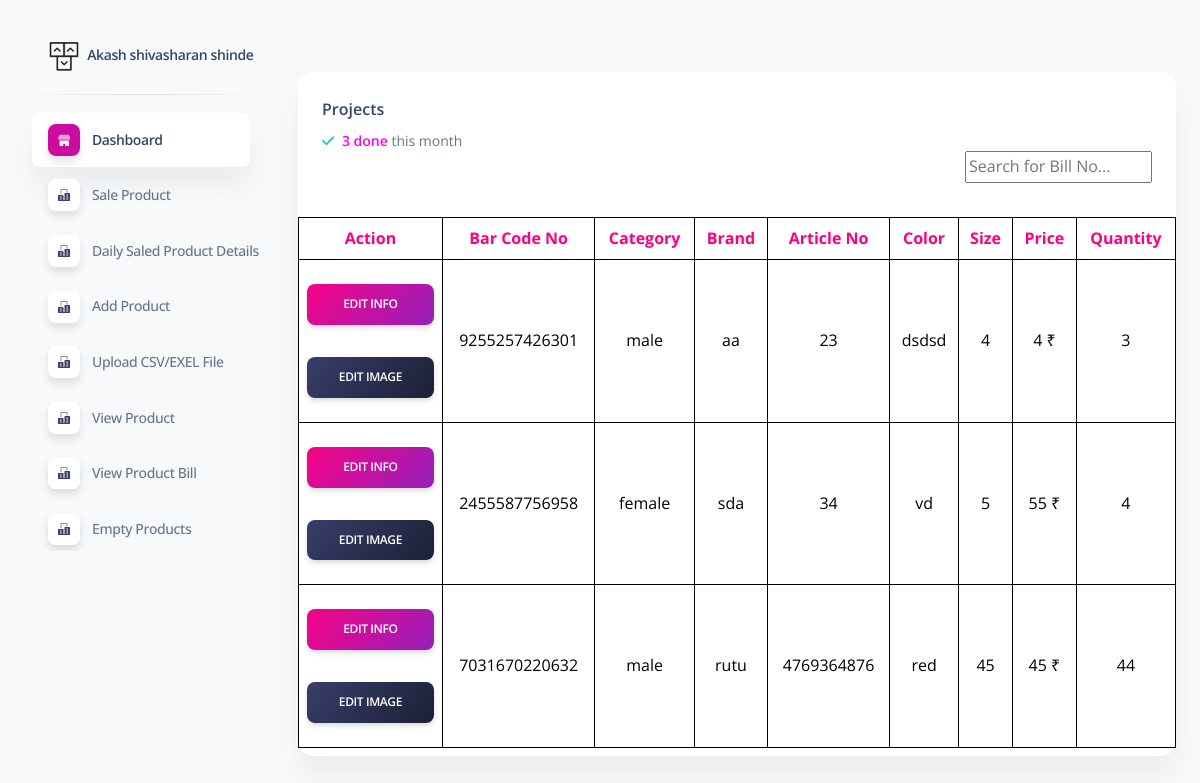
Page /admin-dashboard/pages/update_product_all.php (signed in) on the committed database.
### tables this page shows
CREATE TABLE `main_shoes` (
  `id` int(11) NOT NULL,
  `product_id` varchar(200) NOT NULL,
  `bar_code_no` varchar(13) DEFAULT NULL,
  `product_seller_email_id` varchar(200) DEFAULT NULL,
  `side` varchar(500) DEFAULT NULL,
  `up` varchar(500) DEFAULT NULL,
  `bottom` varchar(500) DEFAULT NULL,
  `back` varchar(500) DEFAULT NULL,
  `category` varchar(200) NOT NULL,
  `male_category` varchar(255) DEFAULT NULL,
  `female_category` varchar(255) DEFAULT NULL,
  `child_male_category` varchar(255) DEFAULT NULL,
  `child_female_category` varchar(255) DEFAULT NULL,
  `other_category` varchar(255) DEFAULT NULL,
  `artical_no` varchar(255) NOT NULL,
  `brand_name` varchar(500) NOT NULL,
  `product_color` varchar(500) NOT NULL,
  `quantity` varchar(500) NOT NULL,
  `product_size` varchar(255) NOT NULL,
  `original_price` int(200) NOT NULL,
  `sell_price` int(200) NOT NULL,
  `created_at` timestamp NOT NULL DEFAULT current_timestamp(),
  `updated_at` timestamp NULL DEFAULT NULL ON UPDATE current_timestamp()
);

### admin-dashboard/pages/update_product_all.php (the view, shortened to what this page needs)
<?php
require '../../conf/db.php';
$email_id = $_SESSION['admin'];
$admin_query = "SELECT full_name, email_id FROM admin WHERE email_id = ?";
$stmt = $conn->prepare($admin_query);
$stmt->bindParam(1, $email_id, PDO::PARAM_INT);
$stmt->execute();
$admin_details = $stmt->fetch(PDO::FETCH_OBJ);
if ($admin_details) {
  $full_name = $admin_details->full_name;
} else {
  echo "Admin details not found.";
  exit();
}
try {
  $stmt = $conn->prepare("SELECT * FROM main_shoes");
  $stmt->execute();
  $shoes = $stmt->fetchAll(PDO::FETCH_ASSOC);
  $totalDoneThisMonth = count($shoes);
} catch (PDOException $e) {
  echo "Query failed: " . $e->getMessage();
}
?>
<!DOCTYPE html>
<html lang="en">
<head>
  <link href="../assets/css/nucleo-icons.css" rel="stylesheet" />
  <link href="../assets/css/nucleo-svg.css" rel="stylesheet" />
  <link href="../assets/css/nucleo-svg.css" rel="stylesheet" />
  <link id="pagestyle" href="../assets/css/soft-ui-dashboard.css?v=1.0.7" rel="stylesheet" />
</head>
<body class="g-sidenav-show  bg-gray-100">
  <?php include '../config/sidebar.php'; ?>
  <main class="main-content position-relative max-height-vh-100 h-100 border-radius-lg ">
    <?php include '../config/nav.php'; ?>
    <div class="container-fluid py-4">
      <div class="row my-4">
        <div class="col-lg-12 col-md-6 mb-md-0 mb-4">
          <div class="card">
            <div class="card-header pb-0">
              <div class="row">
                <div class="col-lg-6 col-7">
                  <h6>Projects</h6>
                  <p class="text-sm mb-0">
                    <i class="fa fa-check text-info" aria-hidden="true"></i>
                    <span class="font-weight-bold ms-1" style="color:#ff00f7"><?php echo $totalDoneThisMonth; ?> done</span> this month
                  </p>
                </div>
                <div style="text-align: right; margin-bottom: 10px;">
                  <input style="color: #FF0080;" type="text" id="searchInput" onkeyup="searchTable()" placeholder="Search for Bill No...">
                </div>
              </div>
            </div>
            <div class="card-body px-0 pb-2">
              <div class="table-responsive">
                <table class="table-bordered" id="recordTable">
                  <thead style="color: #FF0080;">
                    <tr>
                      <th>Action</th>
                      <th>Bar Code No</th>
                      <th>Category</th>
                      <th>Brand</th>
                      <th>Article No</th>
                      <th>Color</th>
                      <th>Size</th>
                      <th>Price</th>
                      <th>Quantity</th>
                    </tr>
                  </thead>
                  <tbody style="color: black;">
                    <?php foreach ($shoes as $shoe): ?>
                      <tr>
                        <td>
                          <a class="btn bg-gradient-primary mt-3 w-100" href="../../address/update_product.php?bar_code_no=<?php echo htmlspecialchars($shoe['bar_code_no']); ?>">
                            <span class="text-xs font-weight-bold">Edit Info</span>
                          </a>
                          <br>
                          <a class="btn bg-gradient-dark mt-3 w-100" href="../../address/update_product_image.php?bar_code_no=<?php echo htmlspecialchars($shoe['bar_code_no']); ?>">
                            <span class="text-xs font-weight-bold">Edit Image</span>
                          </a>
                        </td>
                        <td><?php echo htmlspecialchars($shoe['bar_code_no']); ?></td>
                        <td><?php echo htmlspecialchars($shoe['category']); ?></td>
                        <td><?php echo htmlspecialchars($shoe['brand_name']); ?></td>
                        <td><?php echo htmlspecialchars($shoe['artical_no']); ?></td>
                        <td><?php echo htmlspecialchars($shoe['product_color']); ?></td>
                        <td><?php echo htmlspecialchars($shoe['product_size']); ?></td>
                        <td><?php echo htmlspecialchars($shoe['original_price']); ?> ₹</td>
                        <td><?php echo htmlspecialchars($shoe['quantity']); ?></td>
                      </tr>
                    <?php endforeach; ?>
                  </tbody>
                </table>
              </div>
            </div>
          </div>
        </div>
      </div>
    </div>
  </main>
</body>
</html>

### admin-dashboard/config/sidebar.php (shortened to what this page needs)
<aside class="sidenav navbar navbar-vertical navbar-expand-xs border-0 border-radius-xl my-3 fixed-start ms-3 " id="sidenav-main">
  <div class="sidenav-header">
    <a class="navbar-brand m-0" target="_blank">
      <img src="../assets/img/logo-ct-dark.png" class="navbar-brand-img h-100" alt="main_logo">
      <span class="ms-1 font-weight-bold"><?php echo $full_name; ?></span>
    </a>
  </div>
  <hr class="horizontal dark mt-0">
  <div class="collapse navbar-collapse  w-auto " id="sidenav-collapse-main">
    <ul class="navbar-nav">
      <li class="nav-item">
        <a class="nav-link  active" href="../pages/dashboard.php">
          <div class="icon icon-shape icon-sm shadow border-radius-md bg-white text-center me-2 d-flex align-items-center justify-content-center">
          </div>
          <span class="nav-link-text ms-1">Dashboard</span>
        </a>
      </li>
      <li class="nav-item">
        <a class="nav-link  " href="../../admin-dashboard/pages/manage_daily.php">
          <div class="icon icon-shape icon-sm shadow border-radius-md bg-white text-center me-2 d-flex align-items-center justify-content-center">
          </div>
          <span class="nav-link-text ms-1">Sale Product</span>
        </a>
      </li>
      <li class="nav-item">
        <a class="nav-link  " href="../../admin-dashboard/pages/display_daily_report.php">
          <div class="icon icon-shape icon-sm shadow border-radius-md bg-white text-center me-2 d-flex align-items-center justify-content-center">
          </div>
          <span class="nav-link-text ms-1">Daily Saled Product Details</span>
        </a>
      </li>
      <li class="nav-item">
        <a class="nav-link  " href="../../address/add_product.php">
          <div class="icon icon-shape icon-sm shadow border-radius-md bg-white text-center me-2 d-flex align-items-center justify-content-center">
          </div>
          <span class="nav-link-text ms-1">Add Product</span>
        </a>
      </li>
      <li class="nav-item">
        <a class="nav-link  " href="../new/upload_csv_exel.php">
          <div class="icon icon-shape icon-sm shadow border-radius-md bg-white text-center me-2 d-flex align-items-center justify-content-center">
          </div>
          <span class="nav-link-text ms-1">Upload CSV/EXEL File</span>
        </a>
      </li>
      <li class="nav-item">
        <a class="nav-link  " href="../pages/update_product_all.php">
          <div class="icon icon-shape icon-sm shadow border-radius-md bg-white text-center me-2 d-flex align-items-center justify-content-center">
          </div>
          <span class="nav-link-text ms-1">View Product</span>
        </a>
      </li>
      <li class="nav-item">
        <a class="nav-link  " href="../new/list.php">
          <div class="icon icon-shape icon-sm shadow border-radius-md bg-white text-center me-2 d-flex align-items-center justify-content-center">
          </div>
          <span class="nav-link-text ms-1">View Product Bill</span>
        </a>
      </li>
      <li class="nav-item">
        <a class="nav-link  " href="../new/empty_product.php">
          <div class="icon icon-shape icon-sm shadow border-radius-md bg-white text-center me-2 d-flex align-items-center justify-content-center">
          </div>
          <span class="nav-link-text ms-1">Empty Products</span>
        </a>
      </li>
    </ul>
  </div>
</aside>

### admin-dashboard/assets/css/nucleo-svg.css (style rules this page uses)
.icon { display: inline-block; color: #111111; height: 1em; width: 1em; }
.icon-sm { height: 0.8em; width: 0.8em; }
.icon { fill: currentColor; stroke: none; }

### admin-dashboard/pages/update_product_all.php (style rules this page uses)
.table-bordered { border: 1px solid black; border-collapse: collapse; }
.table-bordered th, .table-bordered td { border: 1px solid black; padding: 8px; text-align: center; }
table { width: 100%; }

### rows in the picture
main_shoes: bar_code_no "9255257426301", category "male", brand_name "aa", artical_no "23", product_color "dsdsd", product_size "4", original_price "4", quantity "3"
main_shoes: bar_code_no "2455587756958", category "female", brand_name "sda", artical_no "34", product_color "vd", product_size "5", original_price "55", quantity "4"
main_shoes: bar_code_no "7031670220632", category "male", brand_name "rutu", artical_no "4769364876", product_color "red", product_size "45", original_price "45", quantity "44"

### other values in the picture
$full_name "Akash shivasharan shinde"
$totalDoneThisMonth "3"
